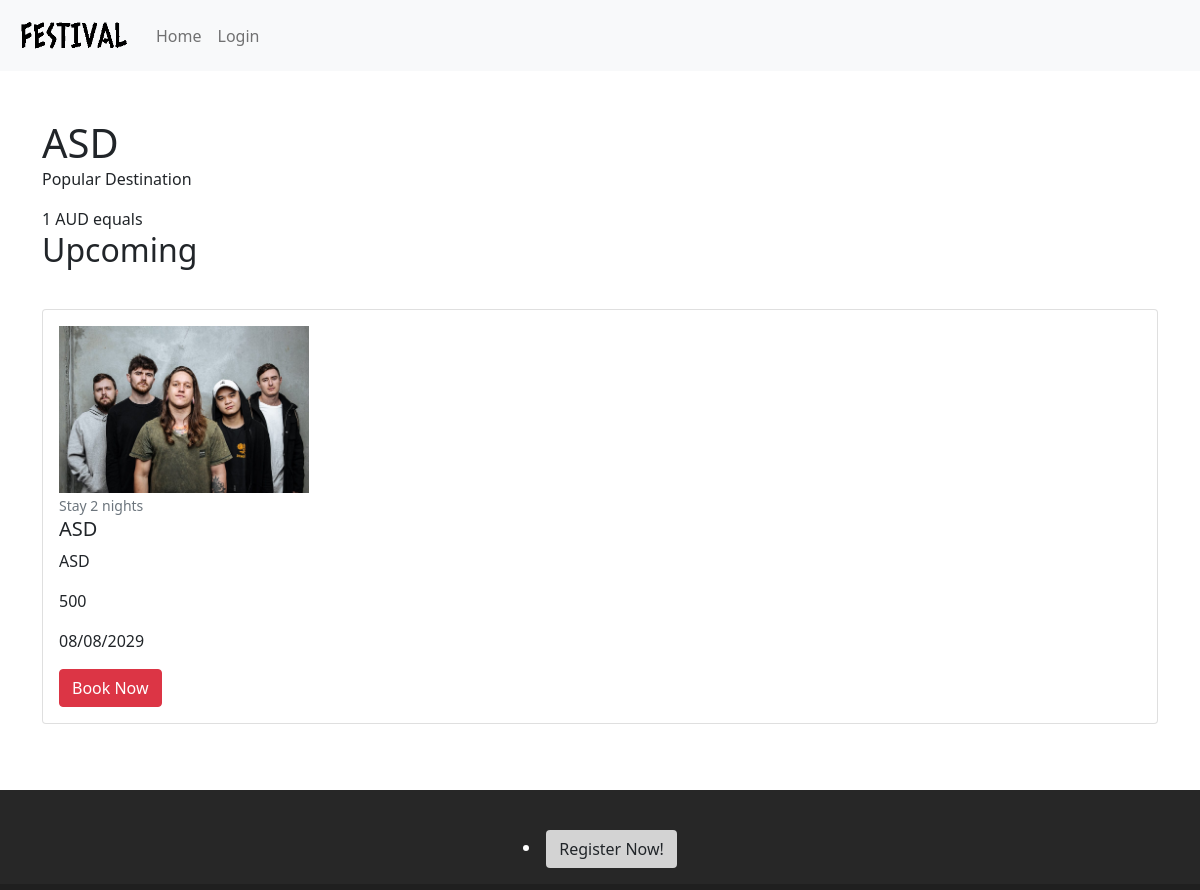
The page /events/1 on the database its author committed.
### website/models.py (models this page shows)
class Events (db.Model):
    __tablename__='Events'
    __table_args__ = {'extend_existing': True}
    id = db.Column(db.Integer, primary_key=True)
    name = db.Column(db.String(80))
    description = db.Column(db.String(200))
    image = db.Column(db.String(400))
    date = db.Column(db.String(10))
    ticketQTY = db.Column(db.Integer)
    status = db.Column(db.String(20))
    comments = db.relationship('Comments', backref='event')

### website/events.py (the view)
@bp.route('/<id>')
def show(id):
    event = Events.query.filter_by(id=id).first()
    commentForm = CommentForm()
    return render_template('/eventDetails.html', event=event, cform=commentForm)

### website/templates/eventDetails.html (shortened to what this page needs)
{% extends 'base.html' %}
{% import "bootstrap/wtf.html" as wtf %}
{% block content %}
<div class="container">
  <div class="row mt-5 mb-3">
    <div class="col-md-12">
      <div class="float-left">
        <h1 class="mb-0">{{event.name}}</h1>
        <p>Popular Destination</p>
      </div>
      <div class="float-right text-right">
        <p class="mb-0">1 AUD equals</p>
        <h2 id="exchange-rate">{{event.status}}</h1>
      </div>
    </div>
  </div>
  <div class="row">
    <div class="col-md-12">
      <div class="card my-3">
        <div class="card-body">
          <div class="media">
            <img class="align-self-start mr-3" src="{{event.image}}" alt="{{event.name}}"
              style="max-width: 250px;">
            <div class="media-body">
              <small class="font-weight-bold text-muted">Stay 2 nights</small>
              <h5 class="mt-0">{{event.name}}</h5>
              <p>{{event.description}}</p>
              <p>{{event.ticketQTY}}</p>
              <p>{{event.date}}</p>
              <a href="#" class="btn btn-danger">Book Now</a>
            </div>
          </div>
        </div>
      </div>
    </div>
  </div>
{% endblock %}

### website/static/style.css (style rules this page uses)
html { position: relative; min-height: 100%; }

### rows shown on the page
Events: name "ASD", status "Upcoming", image (picture), description "ASD", ticketQTY "500", date "08/08/2029"
